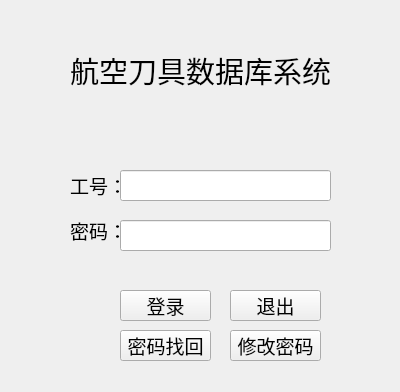
<?xml version="1.0" encoding="UTF-8"?>
<ui version="4.0">
 <class>Confirm_password_recovery</class>
 <widget class="QWidget" name="Confirm_password_recovery">
  <property name="geometry">
   <rect>
    <x>0</x>
    <y>0</y>
    <width>400</width>
    <height>392</height>
   </rect>
  </property>
  <property name="font">
   <font>
    <pointsize>14</pointsize>
   </font>
  </property>
  <property name="windowTitle">
   <string>Form</string>
  </property>
  <widget class="QPushButton" name="Login">
   <property name="geometry">
    <rect>
     <x>120</x>
     <y>290</y>
     <width>91</width>
     <height>31</height>
    </rect>
   </property>
   <property name="font">
    <font>
     <pointsize>14</pointsize>
    </font>
   </property>
   <property name="text">
    <string>登录</string>
   </property>
  </widget>
  <widget class="QPushButton" name="Password_recovery">
   <property name="geometry">
    <rect>
     <x>120</x>
     <y>330</y>
     <width>91</width>
     <height>31</height>
    </rect>
   </property>
   <property name="font">
    <font>
     <pointsize>14</pointsize>
    </font>
   </property>
   <property name="text">
    <string>密码找回</string>
   </property>
  </widget>
  <widget class="QLabel" name="label_1_1">
   <property name="geometry">
    <rect>
     <x>70</x>
     <y>170</y>
     <width>51</width>
     <height>31</height>
    </rect>
   </property>
   <property name="font">
    <font>
     <pointsize>14</pointsize>
    </font>
   </property>
   <property name="text">
    <string>工号：</string>
   </property>
   <property name="textFormat">
    <enum>Qt::TextFormat::RichText</enum>
   </property>
   <property name="margin">
    <number>0</number>
   </property>
   <property name="indent">
    <number>0</number>
   </property>
  </widget>
  <widget class="QLabel" name="label_1_2">
   <property name="geometry">
    <rect>
     <x>70</x>
     <y>220</y>
     <width>51</width>
     <height>21</height>
    </rect>
   </property>
   <property name="font">
    <font>
     <pointsize>14</pointsize>
    </font>
   </property>
   <property name="text">
    <string>密码：</string>
   </property>
   <property name="margin">
    <number>0</number>
   </property>
  </widget>
  <widget class="QLineEdit" name="EmployeeID">
   <property name="geometry">
    <rect>
     <x>120</x>
     <y>170</y>
     <width>211</width>
     <height>31</height>
    </rect>
   </property>
  </widget>
  <widget class="QLineEdit" name="Password">
   <property name="geometry">
    <rect>
     <x>120</x>
     <y>220</y>
     <width>211</width>
     <height>31</height>
    </rect>
   </property>
   <property name="echoMode">
    <enum>QLineEdit::EchoMode::Password</enum>
   </property>
  </widget>
  <widget class="QLabel" name="label">
   <property name="geometry">
    <rect>
     <x>70</x>
     <y>30</y>
     <width>261</width>
     <height>81</height>
    </rect>
   </property>
   <property name="font">
    <font>
     <pointsize>22</pointsize>
    </font>
   </property>
   <property name="text">
    <string>航空刀具数据库系统</string>
   </property>
  </widget>
  <widget class="QPushButton" name="Exit">
   <property name="geometry">
    <rect>
     <x>230</x>
     <y>290</y>
     <width>91</width>
     <height>31</height>
    </rect>
   </property>
   <property name="font">
    <font>
     <pointsize>14</pointsize>
    </font>
   </property>
   <property name="text">
    <string>退出</string>
   </property>
  </widget>
  <widget class="QPushButton" name="Change_password">
   <property name="geometry">
    <rect>
     <x>230</x>
     <y>330</y>
     <width>91</width>
     <height>31</height>
    </rect>
   </property>
   <property name="font">
    <font>
     <pointsize>14</pointsize>
    </font>
   </property>
   <property name="text">
    <string>修改密码</string>
   </property>
  </widget>
 </widget>
 <resources/>
 <connections/>
</ui>
